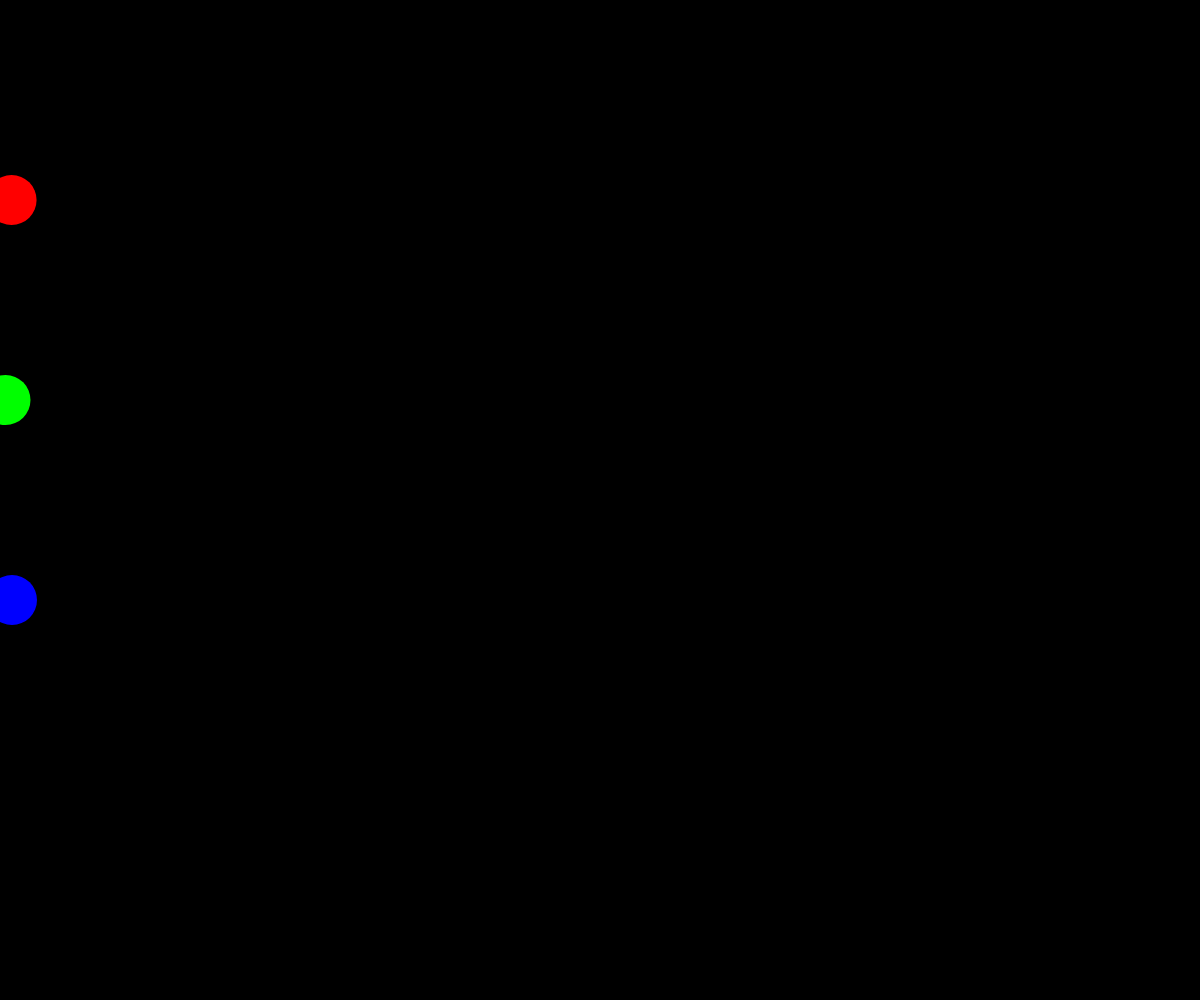
Frame 1 (no input)
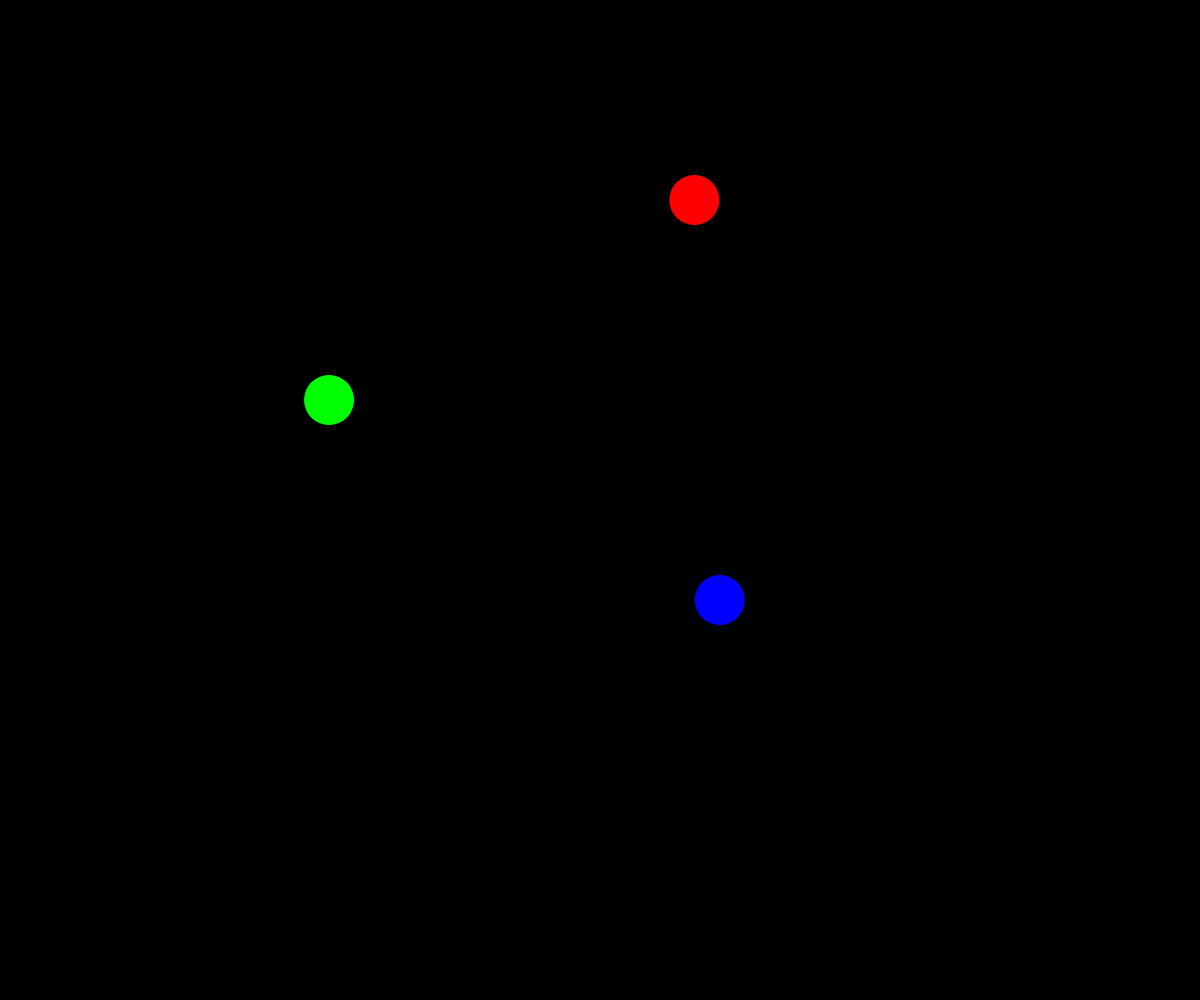
Frame 60 (no input)
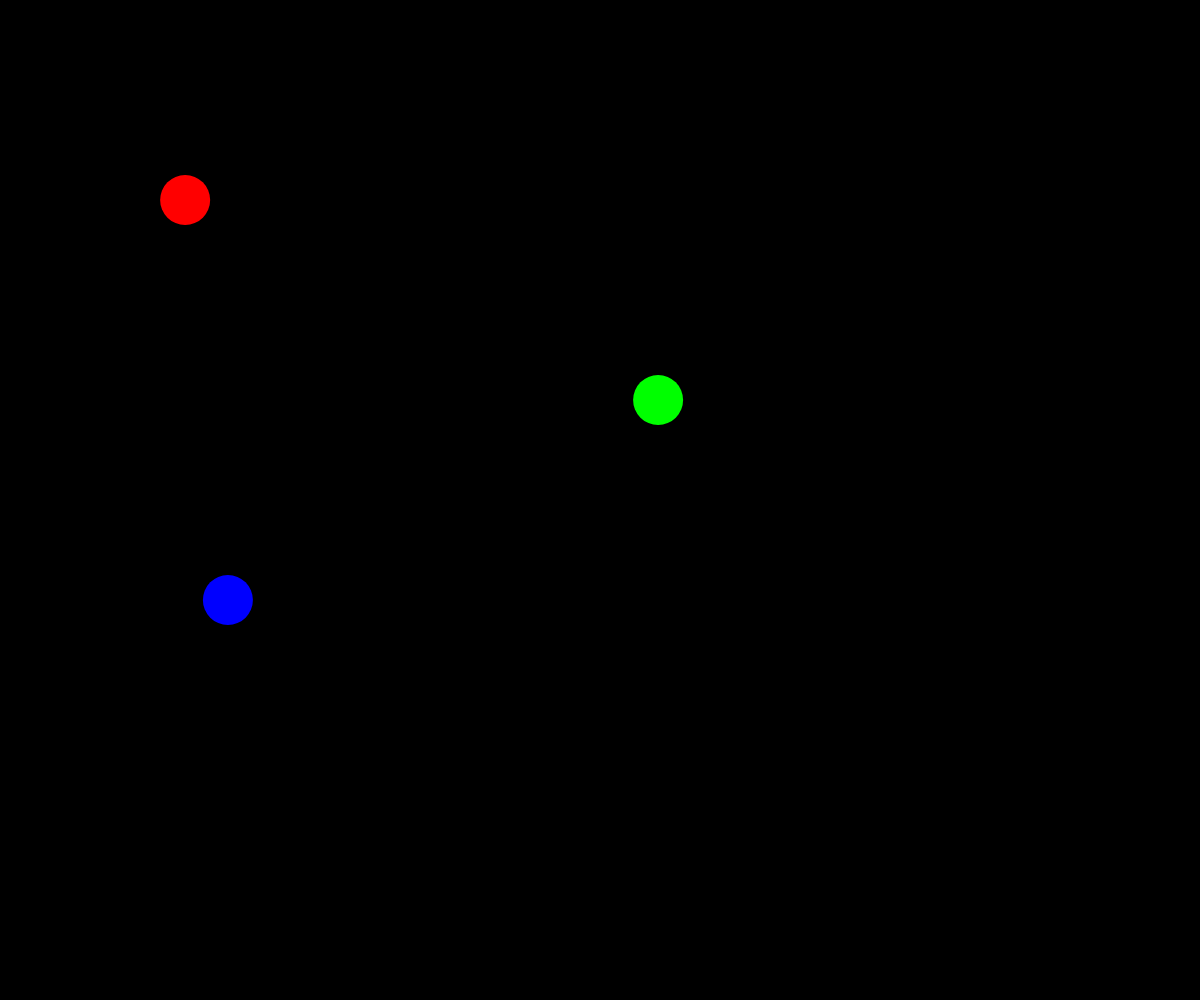
Frame 120 (the mouse pressed at the canvas centre since frame 60)

The p5.js sketch that drew these frames (run headless with seeded random() and noise() and a simulated clock; from frame 60 on, the mouse is pressed at the canvas centre):

// p5.js sketch
// ── sketch.js
// Project Title
// Your Name
// Date
//
// Extra for Experts:
// - describe what you did to take this project "above and beyond"

let racer1, racer2, racer3;


function setup() {
  createCanvas(windowWidth, windowHeight);
 
  // Initialize the racers
  racer1 = new RoundRacer(200, color(255, 0, 0)); // Red racer
  racer2 = new RoundRacer(400, color(0, 255, 0)); // Green racer
  racer3 = new RoundRacer(600, color(0, 0, 255)); // Blue racer
}


function draw() {
  background(0);
 
  // Move and display each racer
  racer1.move();
  racer1.display();
 
  racer2.move();
  racer2.display();
 
  racer3.move();
  racer3.display();
}


// RoundRacer Class
class RoundRacer {
  constructor(yPosition, color) {
    this.xPosition = 0;                    // Start at x = 0
    this.yPosition = yPosition;            // Set yPosition based on input
    this.xSpeed = random(3, 15);           // Random speed between 3 and 15
    this.color = color;                    // Set color based on input
  }
 
  // Move the racer by its speed, reset to 0 if it goes off the screen
  move() {
    this.xPosition += this.xSpeed;
    if (this.xPosition > width) {
      this.xPosition = 0;
    }
  }
 
  // Display the racer as a circle
  display() {
    fill(this.color);
    noStroke();
    ellipse(this.xPosition, this.yPosition, 50, 50);
  }
}
